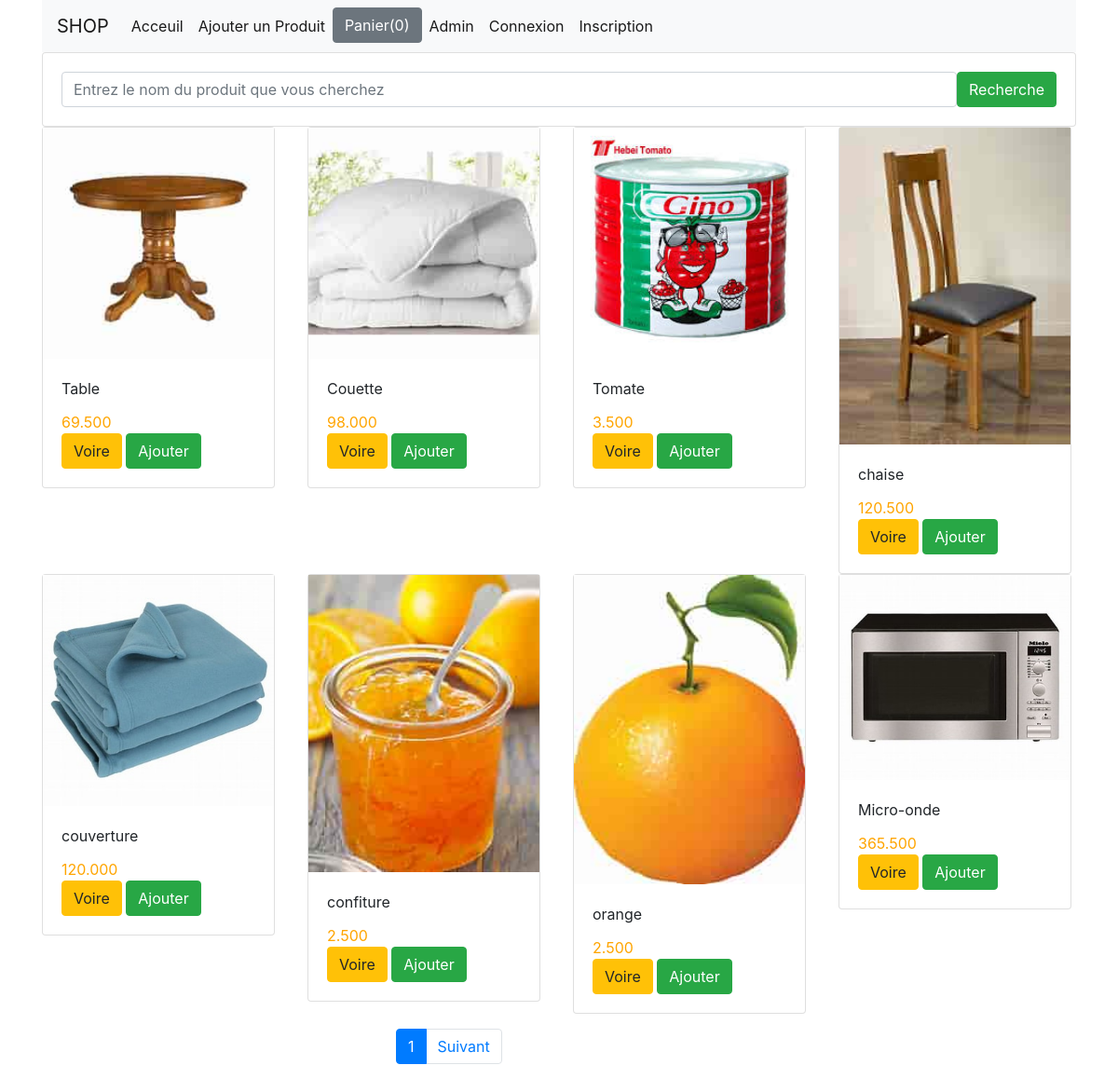
The page / on the database its author committed.
### magasin/models.py (models this page shows, shortened)
class Produit(models.Model):
     libellé=models.CharField(max_length=100)
     desciption=models.TextField(default='Non définie')
     prix=models.DecimalField(max_digits=10,decimal_places=3)
     TYPE_CHOICES=[('em','Emballé'),('fr','Frais'),('cs','Conserve')]
     type=models.CharField(max_length=2,choices=TYPE_CHOICES,default='em')
     img=models.ImageField(blank=True)
     categorie=models.ForeignKey(Categorie,on_delete=models.CASCADE,null=True)
     fournisseur=models.ForeignKey(Fournisseur,on_delete=models.CASCADE,null=True)

### magasin/views.py (the view)
# urls.py: 2. Add a URL to urlpatterns:  path('', views.home, name='home')
def home(request):
    list=Produit.objects.all()
    item_name = request.GET.get('item-name')
    if item_name !='' and item_name is not None:
        list = Produit.objects.filter(libellé__icontains=item_name)
    paginator = Paginator(list, 8)
    page = request.GET.get('page')
    list = paginator.get_page(page)
    return render(request,'magasin/home.html',{'list':list})

### magasin/templates/magasin/home.html (shortened to what this page needs)
{% extends 'magasin/base.html' %}
{% block content %}
    <div class="row">
        <div class="col-md-12">
            <form class="card card-sm">
                <div class="card-body row no-gutters align-items-center">
                    <div class="col">
                        <input type="search" placeholder="Entrez le nom du produit que vous cherchez" name="item-name" class="form-control form-control-borderless">
                    </div>
                    <div class="col-auto">
                        <button type="submit" class="btn btn-success">Recherche</button>
                    </div>
                </div>
            </form>
        </div>
    </div>
    <div class="row">
        {% for product in list %}
        <div class="col-md-3">
            <div class="card" style="width: 250px;height: 300;">
                <img src="/media/{{ product.img }}" alt="" class="card-ing-top" >
                <div class="card-body">
                    <div id="aa{{ product.id }}" class="card-title">{{ product.libellé }}</div>
                    <div id="price{{ product.id }}" style="color:orange" class="card-text"> {{ product.prix }}</div>
                    <a href="{{ product.id }}" class="btn btn-warning">Voire</a>
                    <button id="{{ product.id }}" class="btn ted btn-success">Ajouter</button>
                </div>
            </div>
        </div>
        {% endfor %}
    </div>
    <div class="row mt-3">
        <div class="col-md-3 offset-md-4">
            <ul class="pagination">
                    <li class="page-item active">
                        <a class="page-link" href="?page={{ list.number }}">{{ list.number }}</a>
                    </li>
                {% if list.has_next %}
                    <li class="page-item">
                        <a class="page-link" href="?page={{ list.next_page_number }}">Suivant</a>
                    </li>
                {% endif %}
            </ul>
        </div>
    </div>
{% endblock %}

### magasin/templates/magasin/base.html (shortened to what this page needs)
<!DOCTYPE html>
<html lang="en">
<head>
  <link rel="stylesheet" href="https://maxcdn.bootstrapcdn.com/bootstrap/4.0.0/css/bootstrap.min.css">
</head>
<body>
    <div class="container">
        <div class="row">
            <div class="col-md-12">
                <nav class="navbar navbar-expand-lg navbar-light bg-light">
                    <a class="navbar-brand" href="{% url 'home' %}">SHOP</a>
                    <div class="collapse navbar-collapse" id="navbarNavDropdown">
                      <ul class="navbar-nav">
                        <li class="nav-item active">
                          <a class="nav-link" href="{% url 'home' %}">Acceuil <span class="sr-only">(current)</span></a>
                        </li>
                        <li class="nav-item active">
                          <a class="nav-link" href="{% url 'ajout' %}">Ajouter un Produit</a>
                        </li>
                        <li class="nav-item">
                          <button id="panier" type="button" class="btn btn-secondary" data-html="true" data-container="body" data-toggle="popover" data-placement="bottom" data-content="Vivamus
                          sagittis lacus vel augue laoreet rutrum faucibus.">
                            Panier(0)
                          </button>
                        </li>
                        <li class="nav-item active">
                          <a class="nav-link" href="/admin">Admin <span class="sr-only">(current)</span></a>
                        </li>
                        {% if user.is_authenticated %}
                        <li class="nav-item active">
                          <a class="nav-link" href="#">{{user}}</a>
                        </li>
                        <li class="nav-item active">
                         <a class="nav-link" href="{% url 'logout' %}">Déconnexion</a>
                        </li>
                        {% else %}
                        <li class="nav-item active">
                         <a class="nav-link" href="{% url 'login' %}">Connexion</a>
                        </li>
                        <li class="nav-item active">
                         <a class="nav-link" href="{% url 'register' %}">Inscription</a>
                        </li>
                        {% endif %}
                      </ul>
                    </div>
                  </nav>
            </div>
        </div>
        {% block content %}{% endblock %}
    </div>
</body>
</html>

### rows shown on the page
Produit: img (picture), libellé "Table", prix "69.500"
Produit: img (picture), libellé "Couette", prix "98.000"
Produit: img (picture), libellé "Tomate", prix "3.500"
Produit: img (picture), libellé "chaise", prix "120.500"
Produit: img (picture), libellé "couverture", prix "120.000"
Produit: img (picture), libellé "confiture", prix "2.500"
Produit: img (picture), libellé "orange", prix "2.500"
Produit: img (picture), libellé "Micro-onde", prix "365.500"

### other values the page prints
{{ list.number }} "1"
